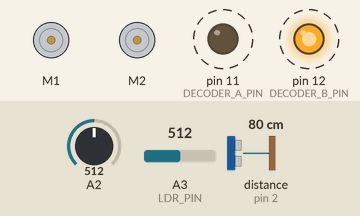
A sketch run on a simulated Arduino Uno, built with avr-gcc and run on an emulated ATmega328P. On the bench: 2 × DC motor (green arrow = forward, orange = backward, longer = faster), output pins drawn as LEDs (lit = HIGH). Dashed ring = blinking. The inputs (shaded band) are chosen by the test bench; at power-on: A3 (LDR_PIN) = 512, A2 = 512, distance to the obstacle (sensor on pin 2) 80 cm.

Above: at 0.55 s.
1.3 s: A3 (LDR_PIN) set to 836
4.3 s: A3 (LDR_PIN) set to 869
At 4.85 s:
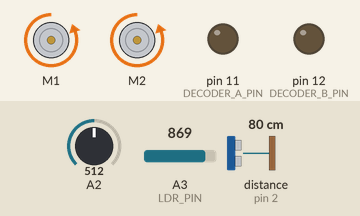
At 6.3 s:
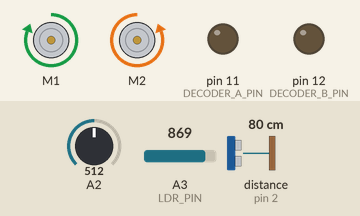
Timing chart, 0 to 7.8 s (numbered marks = the images above; inputs shaded):
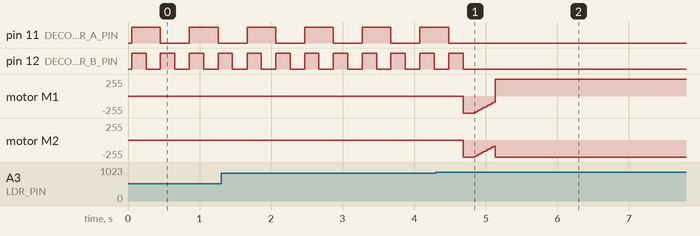

The sketch:

sketch_oct19a.ino
```cpp
#include "RobotConfig.h"
#include "Lights.h"
#include "Movement.h"
#include "Nudging.h"
#include "LineSensor.h"
#include "ColourSensor.h"
#include "Celebration.h"

// Initialize the robot hardware and optional diagnostic modes.
void setup()
{
    stopMotor();
    if (DEBUG_MODE)
        Serial.begin(9600);
    setupLights();
    setupColourSensor();
    setupIRReference();

    if (DEBUG_MODE && COLOUR_SENSOR_READOUT_MODE)
    {
        stopMotor();
        runColourSensorReadoutMode();
    }

}

// Handle waypoints, refresh sensor nudges, and keep the robot moving.
void loop()
{
    handleWaypoint();

    updateNudging();
    if (DEBUG_MODE && DEBUG_NUDGING)
    {
        stopMotor();
    }
    else
    {
        moveForward();
    }

}
```

Celebration.cpp
```cpp
#include "Celebration.h"
#include "Hardware.h"
#include "Movement.h"
#include "RobotConfig.h"

static_assert(CELEBRATION_BPM >= 30 && CELEBRATION_BPM <= 300,
              "CELEBRATION_BPM must be 30 to 300");

// Play one note or timed rest, leaving a brief silence after each pitched note.
static void playCelebrationNote(uint16_t frequency, uint8_t eighthNotes)
{
    unsigned long durationMs = 30000UL * eighthNotes / CELEBRATION_BPM;
    if (frequency == 0)
    {
        delay(durationMs); // Rest; never pass zero frequency to MeBuzzer::tone().
        return;
    }

    // MeBuzzer::tone() blocks for its duration. Leave a short gap between notes.
    unsigned long soundMs = durationMs * 9 / 10;
    buzzer.tone(frequency, soundMs);
    buzzer.noTone();
    delay(durationMs - soundMs);
}

// Stop the robot and play the configured melody unless debug mode is enabled.
void celebrate()
{
    stopMotor();
    buzzer.noTone();
    if (DEBUG_MODE)
        return;

    // Erika, Herms Niel: single melody in G major, without accompaniment.
    // Melody reference: https://en.wikipedia.org/wiki/Erika_(song)#Music
    // Each pair is {frequency in Hz, duration in eighth notes}; 0 Hz is a rest.
    // B4 C5 D5 G5 B5 A5 G5 ...; retain the three-beat rests between phrases.
    static const uint16_t verse[][2] = {
        {494, 3}, {523, 1}, {587, 2}, {587, 2}, {587, 2}, {784, 2},
        {784, 2}, {988, 2}, {988, 3}, {880, 1}, {784, 2}, {0, 6},
        {740, 2}, {784, 2}, {880, 2}, {0, 6},
        {988, 3}, {880, 1}, {784, 2}, {0, 6}
    };
    static const uint16_t bridge[][2] = {
        {587, 3}, {784, 1}, {740, 2}, {740, 2}, {740, 2}, {740, 2},
        {659, 2}, {740, 2}, {784, 2}, {0, 6},
        {740, 3}, {784, 1}, {880, 2}, {880, 2}, {880, 2}, {880, 2},
        {1175, 3}, {1047, 1}, {988, 2}, {0, 6}
    };

    // One verse: opening twice, middle section, then the opening once more.
    for (uint8_t section = 0; section < 4; section++)
    {
        if (section == 2)
        {
            for (unsigned int i = 0; i < sizeof(bridge) / sizeof(bridge[0]); i++)
                playCelebrationNote(bridge[i][0], bridge[i][1]);
        }
        else
        {
            for (unsigned int i = 0; i < sizeof(verse) / sizeof(verse[0]); i++)
                playCelebrationNote(verse[i][0], verse[i][1]);
        }
    }

    buzzer.noTone();
    stopMotor();
}
```

Celebration.h
```cpp
#pragma once

void celebrate();
```

ColourSensor.cpp
```cpp
#include "ColourSensor.h"
#include "Lights.h"
#include "LineSensor.h"
#include "Movement.h"
#include "Celebration.h"
#include "RobotConfig.h"
#include <math.h>

static const uint8_t LDR_PIN = A3; // Port 3, S2.

// Configure the light-dependent resistor input.
void setupColourSensor()
{
    pinMode(LDR_PIN, INPUT);
}

static const double MAX_COLOUR_DISTANCE = 0.2; // Readings further than this from every reference return unknown.

struct ColourRef
{
    int code;
    int red, green, blue; // Raw calibration readings.
};

static const ColourRef COLOUR_REFS[] = {
    COLOUR_CALIBRATION_POINTS
};

static const uint8_t COLOUR_REF_COUNT = sizeof(COLOUR_REFS) / sizeof(COLOUR_REFS[0]);
static const uint8_t COLOUR_CLASS_COUNT = COLOUR_WHITE + 1;

// Derive K from the number of calibration points per colour (n - 1).
// One point per colour gives K=0, so use the valid nearest-neighbour fallback K=1.
static uint8_t getKnnK()
{
    uint8_t pointsPerColour = COLOUR_REF_COUNT / COLOUR_CLASS_COUNT;
    uint8_t k = pointsPerColour > 0 ? pointsPerColour - 1 : 0;
    return k > 0 ? k : 1;
}

// Return a readable label for a colour code, including unknown values.
const char *colourName(int code)
{
    switch (code)
    {
    case COLOUR_RED: return "RED";
    case COLOUR_GREEN: return "GREEN";
    case COLOUR_ORANGE: return "ORANGE";
    case COLOUR_PINK: return "PINK";
    case COLOUR_LIGHT_BLUE: return "LIGHT_BLUE";
    case COLOUR_WHITE: return "WHITE";
    default: return "UNKNOWN";
    }
}

static int readColourChannel(void (*shine)());

// Read each channel under its matching LED, then restore the IR emitter.
static void readColourRaw(int &red, int &green, int &blue)
{
    red = readColourChannel(shineRed);
    green = readColourChannel(shineGreen);
    blue = readColourChannel(shineBlue);
    shineIR();
}

// Settle the selected LED and average the configured number of LDR samples.
static int readColourChannel(void (*shine)())
{
    shine();
    waitWithLineMonitoring(COLOUR_SETTLE_MS);
    // Averaging keeps the same mean as the single-read calibration but less noise.
    long sum = 0;
    for (uint8_t i = 0; i < COLOUR_SAMPLES; i++)
        sum += analogRead(LDR_PIN);
    return sum / COLOUR_SAMPLES;
}

// Map a raw channel value onto the black-to-white calibration scale.
static double normalise(int raw, int black, int white)
{
    return (double)(raw - black) / (white - black);
}

// Classify a waypoint by normalized RGB distance and K-nearest-neighbour voting.
int detectColour()
{
    int red, green, blue;
    readColourRaw(red, green, blue);

    if (DEBUG_MODE)
    {
        Serial.print("R: ");
        Serial.print(red);
        Serial.print(" G: ");
        Serial.print(green);
        Serial.print(" B: ");
        Serial.println(blue);
    }

    double r = normalise(red, RED_BLACK, RED_WHITE);
    double g = normalise(green, GREEN_BLACK, GREEN_WHITE);
    double b = normalise(blue, BLUE_BLACK, BLUE_WHITE);

    // Compare normalized channels so different raw calibration ranges are comparable.
    // Squared Euclidean RGB distance preserves nearest-point ordering without square roots.
    const uint8_t k = getKnnK();
    double distances[COLOUR_REF_COUNT];
    for (uint8_t index = 0; index < COLOUR_REF_COUNT; index++)
    {
        const ColourRef &ref = COLOUR_REFS[index];
        double dr = r - normalise(ref.red, RED_BLACK, RED_WHITE);
        double dg = g - normalise(ref.green, GREEN_BLACK, GREEN_WHITE);
        double db = b - normalise(ref.blue, BLUE_BLACK, BLUE_WHITE);
        distances[index] = dr * dr + dg * dg + db * db;
    }

    uint8_t votes[COLOUR_CLASS_COUNT] = {};
    double nearestDistSq = MAX_COLOUR_DISTANCE * MAX_COLOUR_DISTANCE;
    // Select K distinct nearest points and count their votes by colour class.
    for (uint8_t neighbour = 0; neighbour < k; neighbour++)
    {
        int nearestIndex = -1;
        double nearest = 1.0e30;
        for (uint8_t i = 0; i < COLOUR_REF_COUNT; i++)
        {
            if (distances[i] < nearest)
            {
                nearest = distances[i];
                nearestIndex = i;
            }
        }
        if (nearestIndex < 0)
            break;
        if (neighbour == 0)
            nearestDistSq = nearest;
        votes[COLOUR_REFS[nearestIndex].code]++;
        distances[nearestIndex] = 1.0e30; // Do not select the same point twice.
    }

    // Reject samples outside the allowed radius even if one calibration point is closest.
    if (nearestDistSq > MAX_COLOUR_DISTANCE * MAX_COLOUR_DISTANCE)
    {
        if (DEBUG_MODE)
        {
            Serial.print("Colour KNN: ");
            Serial.print(colourName(COLOUR_UNKNOWN));
            Serial.print(" (K=");
            Serial.print(k);
            Serial.print(", nearest distance=");
            Serial.print(sqrt(nearestDistSq), 4);
            Serial.println(")");
        }
        return COLOUR_UNKNOWN;
    }

    int best = COLOUR_UNKNOWN;
    uint8_t bestVotes = 0;
    bool tied = false;
    for (uint8_t colour = 0; colour < COLOUR_CLASS_COUNT; colour++)
    {
        if (votes[colour] > bestVotes)
        {
            bestVotes = votes[colour];
            best = colour;
            tied = false;
        }
        else if (votes[colour] == bestVotes && votes[colour] > 0)
            tied = true;
    }
    // An even split (or any equal top vote) is ambiguous; let the caller rescan.
    if (tied)
        best = COLOUR_UNKNOWN;

    if (DEBUG_MODE)
    {
        Serial.print("Colour KNN: ");
        Serial.print(colourName(best));
        if (tied)
            Serial.print(" (tie; retrying)");
        Serial.print(" (K=");
        Serial.print(k);
        Serial.print(", nearest distance=");
        Serial.print(sqrt(nearestDistSq), 4);
        Serial.println(")");
    }
    return best;
}

// Retry sensor classification until a known colour is returned.
int readWaypointColour()
{
    while (true)
    {
        int colour = detectColour();
        if (DEBUG_MODE)
        {
            Serial.print("Colour code: ");
            Serial.println(colour);
        }
        if (colour != COLOUR_UNKNOWN)
            return colour;
        delay(COLOUR_RETRY_MS);
    }
}

// Dispatch a recognized waypoint colour to its movement or finish action.
void actOnColour(int colour)
{
    switch (colour)
    {
    case COLOUR_RED:
        if (DEBUG_MODE) Serial.println("Red: turn left");
        turnLeft();
        break;
    case COLOUR_GREEN:
        if (DEBUG_MODE) Serial.println("Green: turn right");
        turnRight();
        break;
    case COLOUR_ORANGE:
        if (DEBUG_MODE) Serial.println("Orange: U-turn (two left turns)");
        uTurn();
        break;
    case COLOUR_PINK:
        if (DEBUG_MODE) Serial.println("Pink: left, forward one grid, left");
        doubleLeftTurn();
        break;
    case COLOUR_LIGHT_BLUE:
        if (DEBUG_MODE) Serial.println("Blue: right, forward one grid, right");
        doubleRightTurn();
        break;
    case COLOUR_WHITE:
        if (DEBUG_MODE) Serial.println("White: finish");
        if (!(DEBUG_MODE && COLOUR_SENSOR_READOUT_MODE))
            celebrate();
        while (true)
            ; // Finished: stay stopped until reset.
    }
}

// Continuously print raw RGB samples for sensor calibration diagnostics.
void runColourSensorReadoutMode()
{
    if (!DEBUG_MODE)
        return;

    Serial.println();
    Serial.println("=== COLOUR SENSOR READOUT ===");
    while (true)
    {
        int red, green, blue;
        readColourRaw(red, green, blue);
        Serial.print("R=");
        Serial.print(red);
        Serial.print("  G=");
        Serial.print(green);
        Serial.print("  B=");
        Serial.println(blue);
        delay(100);
    }
}
```

ColourSensor.h
```cpp
#pragma once

enum ColourCode
{
    COLOUR_UNKNOWN = -1,
    COLOUR_RED ,         // Left
    COLOUR_GREEN,       // Right
    COLOUR_ORANGE,      // U-turn
    COLOUR_PINK,        // Two left turns
    COLOUR_LIGHT_BLUE,  // Two right turns
    COLOUR_WHITE        // Finish
};

int detectColour();
void setupColourSensor();
int readWaypointColour();
void actOnColour(int colour);
void runColourSensorReadoutMode(); // Print raw R/G/B readings continuously.
const char *colourName(int code);
```

Hardware.cpp
```cpp
// MeMCore.h defines the board port table: include it in this source file only.
#include <MeMCore.h>
#include "Hardware.h"

MeDCMotor motor1(M1);
MeDCMotor motor2(M2);
MeUltrasonicSensor ultrasonic(PORT_2);
MeLineFollower lineSensor(PORT_4);
MeBuzzer buzzer;
```

Hardware.h
```cpp
#pragma once
#include <MeDCMotor.h>
#include <MeUltrasonicSensor.h>
#include <MeLineFollower.h>
#include <MeBuzzer.h>

// Shared devices are defined once in Hardware.cpp.
extern MeDCMotor motor1;
extern MeDCMotor motor2;
extern MeUltrasonicSensor ultrasonic;
extern MeLineFollower lineSensor;
extern MeBuzzer buzzer;
```

Lights.cpp
```cpp
#include "Lights.h"
#include "RobotConfig.h"

static const uint8_t DECODER_A_PIN = 11; // Port 1, S1.
static const uint8_t DECODER_B_PIN = 12; // Port 1, S2.

// Configure the decoder pins used to select colour LEDs and the IR emitter.
void setupLights()
{
    // Start with red selected.
    digitalWrite(DECODER_A_PIN, HIGH);
    digitalWrite(DECODER_B_PIN, HIGH);
    pinMode(DECODER_A_PIN, OUTPUT);
    pinMode(DECODER_B_PIN, OUTPUT);
}

// Select the IR emitter on the shared decoder.
void shineIR()
{
    digitalWrite(DECODER_A_PIN, LOW);
    digitalWrite(DECODER_B_PIN, LOW);
}

// Select the red LED on the shared decoder.
void shineRed()
{
    digitalWrite(DECODER_A_PIN, HIGH);
    digitalWrite(DECODER_B_PIN, HIGH);
}

// Select the green LED on the shared decoder.
void shineGreen()
{
    digitalWrite(DECODER_A_PIN, HIGH);
    digitalWrite(DECODER_B_PIN, LOW);
}

// Select the blue LED on the shared decoder.
void shineBlue()
{
    digitalWrite(DECODER_A_PIN, LOW);
    digitalWrite(DECODER_B_PIN, HIGH);
}
```

Lights.h
```cpp
#pragma once

// Colour LEDs and the IR emitter share the same decoder.
void setupLights();
void shineIR();
void shineRed();
void shineGreen();
void shineBlue();
```

LineSensor.cpp
```cpp
#include "LineSensor.h"
#include "Hardware.h"
#include "Movement.h"
#include "RobotConfig.h"
#include "ColourSensor.h"

static const bool ENABLE_BLACK_LINE_STOP = true; // Stop at black lines, read the colour and turn.
static const bool BLACK_LINE_REQUIRE_BOTH = true; // Less sensitive: both detectors must see black.
static const unsigned long WAYPOINT_REARM_MS = 500;
static_assert(WAYPOINT_REARM_MS < ((1400UL * 150 + FORWARD_SPEED / 2) / FORWARD_SPEED),
              "Waypoint rearm must be shorter than one grid");
static bool leavingWaypoint = false;
static unsigned long lastBlackMs = 0;

// Apply the configured one-sensor or both-sensors black-line rule.
static bool isBlackLine(uint8_t state)
{
    // Requiring both detectors rejects single-detector edge/noise readings.
    return BLACK_LINE_REQUIRE_BOTH ? state == S1_IN_S2_IN : state != S1_OUT_S2_OUT;
}

// Read the line sensor and report whether a waypoint line is present.
static bool onBlackLine()
{
    return ENABLE_BLACK_LINE_STOP && isBlackLine(lineSensor.readSensors());
}

// Keep the robot stopped whenever a line is detected during a sensor wait.
static bool stopOnBlackLine()
{
    if (!ENABLE_BLACK_LINE_STOP)
        return false;

    // Read the current state every time; clearing the line permits movement again.
    if (isBlackLine(lineSensor.readSensors()))
    {
        stopMotor();
        return true;
    }
    return false;
}

// Read each new waypoint once, then rearm after the robot has left the line.
void handleWaypoint()
{
    if (onBlackLine())
    {
        if (!leavingWaypoint)
        {
            stopMotor();
            actOnColour(readWaypointColour());
            leavingWaypoint = true;
        }
        lastBlackMs = millis();
    }
    else if (millis() - lastBlackMs >= WAYPOINT_REARM_MS)
        leavingWaypoint = false;
}

// Wait for a duration while continuing to monitor and stop on black lines.
void waitWithLineMonitoring(unsigned long durationMs)
{
    unsigned long startedMs = millis();
    while (millis() - startedMs < durationMs)
    {
        stopOnBlackLine(); // Keep the program running even if the motors are stopped.
        delay(1);
    }
}
```

LineSensor.h
```cpp
#pragma once

void handleWaypoint(); // Detect and handle a waypoint, then wait for the line to clear before rearming.
void waitWithLineMonitoring(unsigned long durationMs); // Keep checking during sensor waits.
```

Movement.h
```cpp
#pragma once

void stopMotor();
void moveForward();
void moveForwardGrid();
void turnRight();
void turnLeft();
void uTurn();
void doubleLeftTurn();
void doubleRightTurn();
```

Nudging.h
```cpp
#pragma once

void setupIRReference();
void updateNudging(); // Call frequently; samples ultrasonic every 100 ms and checks IR every 200 ms.
int forwardNudge(int speed);
bool isIRNudgeActive();
bool isUltrasonicNudgeActive();
int printIRReadings(); // Blocking diagnostic; do not use while driving.
```

Source omitted: Movement.cpp (4684 bytes), Nudging.cpp (6700 bytes), RobotConfig.h (3119 bytes)

Measured:
- the behaviour switches between 850 and 851 on A3 (LDR_PIN) (found by bisection; images 0 and 1)
- after the input at 4.3 s, pin 11 (DECODER_A_PIN): goes on until 4.5 s, then stays LOW; pin 12 (DECODER_B_PIN): goes on until 4.7 s, then stays LOW; motor M2: ramps from backward 255/255 to backward 92/255 and jumps back, once every 0.45 s
- by itself, pin 11 (DECODER_A_PIN): alternates HIGH for 0.40 s and LOW for 0.40 s
- by itself, pin 12 (DECODER_B_PIN): alternates HIGH for 0.20 s and LOW for 0.20 s
